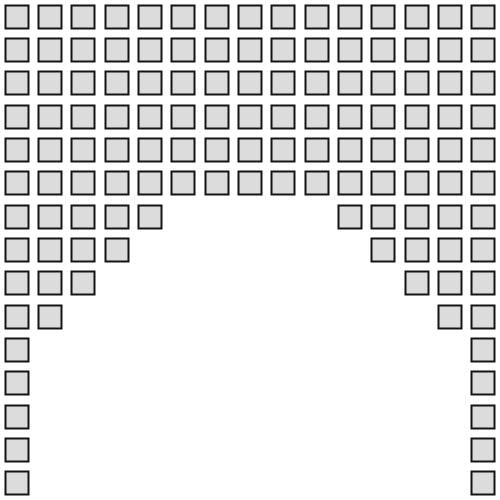
Frame 1 (no input)
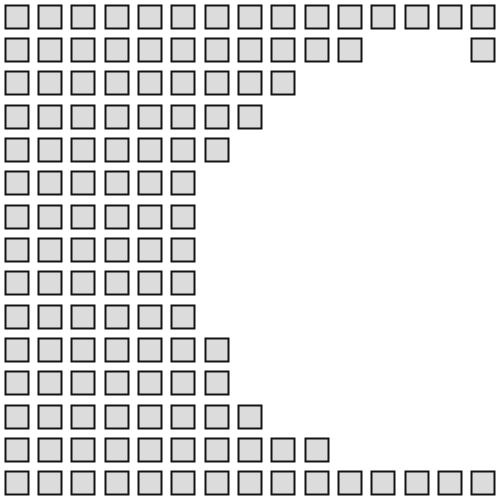
Frame 60 (the mouse pressed at the canvas centre just before this capture)
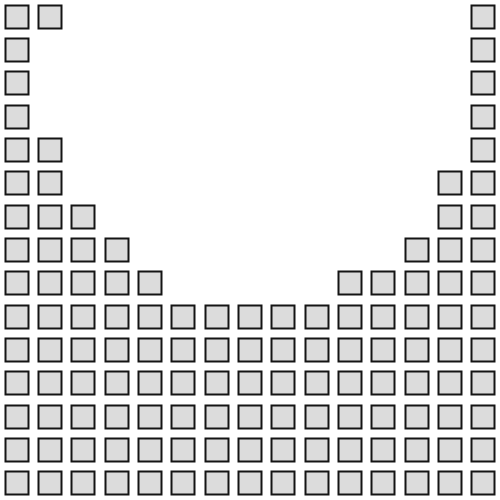
Frame 120 (the mouse held since frame 60 and released just before this capture)

The Processing sketch that drew these frames (run headless with seeded random() and noise(); from frame 60 on, the mouse is pressed at the canvas centre):

// Processing sketch: processing_131496
// ── processing_131496.pde

int tileCount; 
float tileWidth, tileHeight, shapeSize;
float newShapeSize = shapeSize;
float shapeAngle = 0;
float maxDist, angle, x, y, radius, theta;

color shapeColor = color(0, 130, 164);
int fillMode = 0;
int sizeMode = 0;


void setup() {
  size(500, 500);
  background(255);
  smooth();

  tileCount = 15;
  shapeSize = width/tileCount;

  tileWidth = width/float(tileCount);
  tileHeight = height/float(tileCount);
  maxDist = sqrt(sq(width)+sq(height));
  radius = width/3;
}


void draw() {

  background(255);

  for (int gridY=0; gridY<tileCount; gridY++) {
    for (int gridX=0; gridX<tileCount; gridX++) {

      float posX = tileWidth*gridX + tileWidth/2;
      float posY = tileHeight*gridY + tileWidth/2;

      newShapeSize = shapeSize*.7;

      x = width/2 + sin(theta)*radius;
      y = height/2 + cos(theta)*radius;

      angle = atan2(y-posY, x-posX) + radians(shapeAngle);
      float a = map(dist(x, y, posX, posY), 0, maxDist, 0, 1);
      noFill();
      if (a>.3) {
        fill(220);
        strokeWeight(2);
        stroke(20);
      } 
      else
      {
        noStroke();
      }

      pushMatrix();
      translate(posX, posY);
      rectMode(CENTER);
      
      rect(0, 0, newShapeSize, newShapeSize);
      popMatrix();
    }
  }
  theta += 0.0523/2;
}
